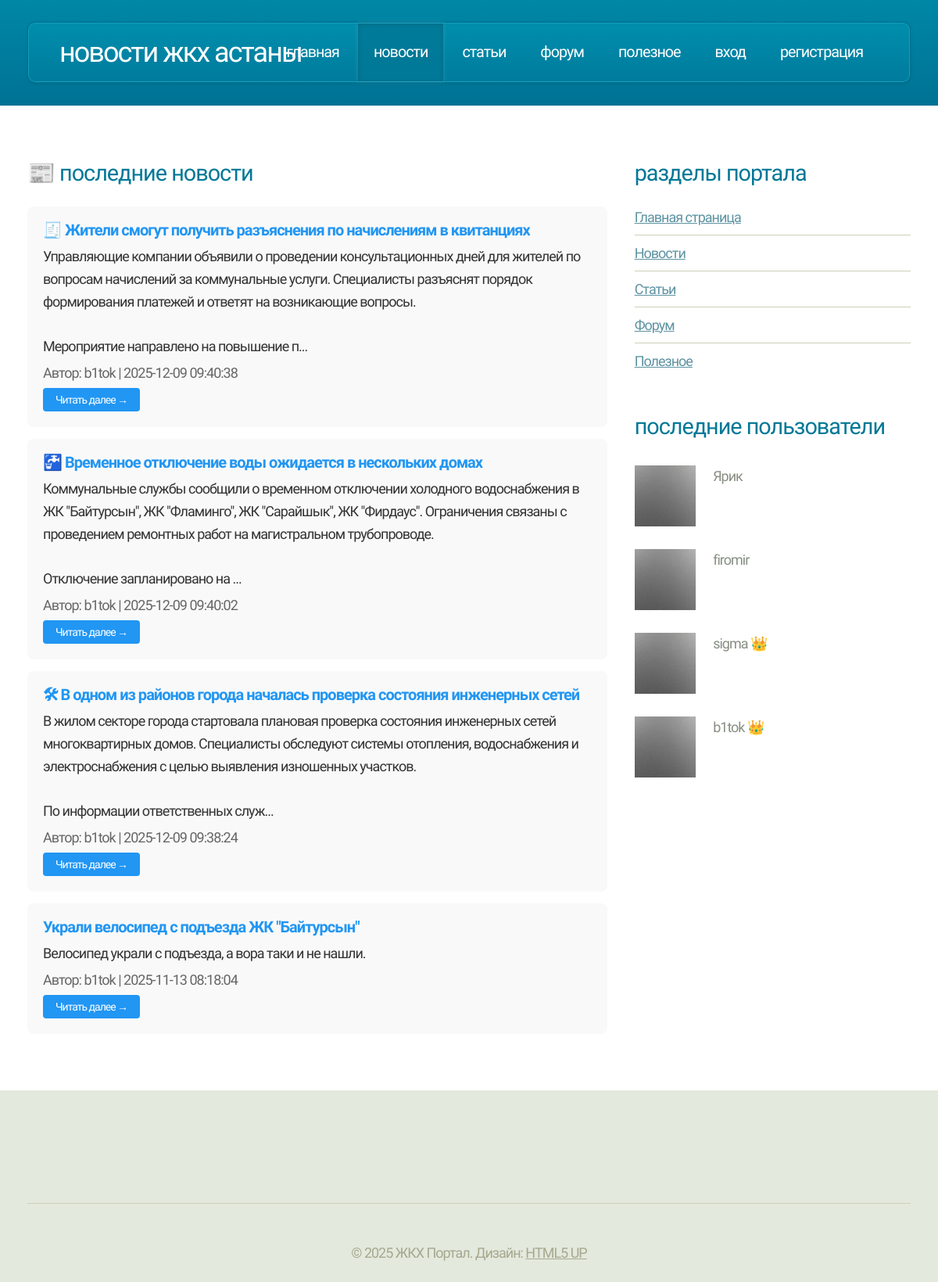
The app's page /twocolumn1.php with its own data.
### tables this page shows
CREATE TABLE `posts` (
  `id` int(11) NOT NULL,
  `title` varchar(255) DEFAULT NULL,
  `content` text DEFAULT NULL,
  `author` varchar(100) DEFAULT NULL,
  `author_id` int(11) DEFAULT NULL,
  `created_at` timestamp NOT NULL DEFAULT current_timestamp(),
  `image` varchar(255) DEFAULT NULL
);

CREATE TABLE `users` (
  `id` int(11) NOT NULL,
  `username` varchar(50) NOT NULL,
  `password` varchar(255) NOT NULL,
  `role` enum('admin','editor','user') DEFAULT 'user',
  `created_at` timestamp NOT NULL DEFAULT current_timestamp()
);

### db.php (called while the page is built, shortened)
<?php
function isLoggedIn() {
    return isset($_SESSION['user']);
}
function escape($str) {
    return htmlspecialchars($str, ENT_QUOTES, 'UTF-8');
}
?>

### twocolumn1.php (the view, shortened to what this page needs)
<?php
include 'db.php';
?>
<!DOCTYPE HTML>
<html>
<head>
    <link rel="stylesheet" href="assets/css/main.css" />
</head>
<body>
    <div id="page-wrapper">
        <div id="header-wrapper">
            <div class="container">
                <div class="row">
                    <div class="col-12">
                        <header id="header">
                            <h1><a href="index.php" id="logo">Новости ЖКХ Астаны</a></h1>
                            <nav id="nav">
                                <a href="index.php">Главная</a>
                                <a href="twocolumn1.php" class="current-page-item">Новости</a>
                                <a href="twocolumn2.php">Статьи</a>
                                <a href="onecolumn.php">Форум</a>
                                <a href="threecolumn.php">Полезное</a>
                                <?php if (isLoggedIn()): ?>
                                    <?php if (isAdmin()): ?>
                                        <a href="admin/index.php" style="color: #ff5722;">Админ</a>
                                    <?php endif; ?>
                                    <a href="logout.php">Выход (<?php echo escape(getCurrentUser()['username']); ?>)</a>
                                <?php else: ?>
                                    <a href="login.php">Вход</a>
                                    <a href="register.php">Регистрация</a>
                                <?php endif; ?>
                            </nav>
                        </header>
                    </div>
                </div>
            </div>
        </div>
        <div id="main">
            <div class="container">
                <div class="row main-row">
                    <div class="col-8 col-12-medium">
                        <section>
                            <h2>📰 Последние новости</h2>
                            <?php
                            $stmt = $conn->prepare("
                                SELECT p.*, u.username as author_name
                                FROM posts p
                                LEFT JOIN users u ON p.author_id = u.id
                                ORDER BY p.created_at DESC
                            ");
                            $stmt->execute();
                            $result = $stmt->get_result();
                            if ($result->num_rows > 0) {
                                while ($row = $result->fetch_assoc()) {
                                    echo "<article class='news-item'>";
                                    echo "<a href='post.php?id={$row['id']}' class='news-title'>" . escape($row['title']) . "</a>";
                                    $excerpt = mb_substr($row['content'], 0, 250);
                                    if (mb_strlen($row['content']) > 250) $excerpt .= '...';
                                    echo "<div class='news-excerpt'>" . nl2br(escape($excerpt)) . "</div>";
                                    $authorName = $row['author_name'] ?? $row['author'] ?? 'Редакция';
                                    echo "<small style='color: #666;'>Автор: " . escape($authorName) . " | " . $row['created_at'] . "</small>";
                                    echo "<br><a href='post.php?id={$row['id']}' class='read-more'>Читать далее →</a>";
                                    echo "</article>";
                                }
                            } else {
                                echo "<p>Пока нет опубликованных новостей.</p>";
                            }
                            ?>
                        </section>
                    </div>
                    <div class="col-4 col-12-medium">
                        <section>
                            <h2>Разделы портала</h2>
                            <ul class="link-list">
                                <li><a href="index.php">Главная страница</a></li>
                                <li><a href="twocolumn1.php">Новости</a></li>
                                <li><a href="twocolumn2.php">Статьи</a></li>
                                <li><a href="onecolumn.php">Форум</a></li>
                                <li><a href="threecolumn.php">Полезное</a></li>
                            </ul>
                        </section>
                        <section>
                            <h2>Последние пользователи</h2>
                            <ul class="small-image-list">
                            <?php
                            $users = $conn->query("SELECT username, role FROM users ORDER BY id DESC LIMIT 5");
                            if ($users) {
                                while ($u = $users->fetch_assoc()) {
                                    $badge = $u['role'] === 'admin' ? ' 👑' : '';
                                    echo "<li><img src='images/pic1.jpg' alt='' class='left'/><p>" . escape($u['username']) . $badge . "</p></li>";
                                }
                            }
                            ?>
                            </ul>
                        </section>
                    </div>
                </div>
            </div>
        </div>
        <div id="footer-wrapper">
            <div class="container">
                <div class="row">
                    <div class="col-12">
                        <div id="copyright">
                            &copy; 2025 ЖКХ Портал. Дизайн: <a href="http://html5up.net">HTML5 UP</a>
                        </div>
                    </div>
                </div>
            </div>
        </div>
    </div>
</body>
</html>

### twocolumn1.php (style rules this page uses)
.news-item { background: #f9f9f9; padding: 20px; margin: 15px 0; border-radius: 8px; transition: transform 0.2s, box-shadow 0.2s; }
.news-title { color: #2196F3; text-decoration: none; font-size: 20px; font-weight: bold; display: block; margin-bottom: 10px; }
.news-excerpt { color: #333; line-height: 1.6; margin: 10px 0; }
.read-more { display: inline-block; margin-top: 10px; padding: 8px 16px; background: #2196F3; color: white; border-radius: 4px; text-decoration: none; font-size: 14px; }

### records on screen
posts: title "🧾 Жители смогут получить разъяснения по начислениям в квитанциях", content "Управляющие компании объявили о проведении консультационных дней для жителей по вопросам начислений за коммунальные услуги. Специалисты разъяснят порядок формирования платежей и ответят на возникающие вопросы. Мероприятие направлено на повышение п...", author.username "b1tok", created_at "2025-12-09 09:40:38"
posts: title "🚰 Временное отключение воды ожидается в нескольких домах", content "Коммунальные службы сообщили о временном отключении холодного водоснабжения в ЖК \"Байтурсын\", ЖК \"Фламинго\", ЖК \"Сарайшык\", ЖК \"Фирдаус\". Ограничения связаны с проведением ремонтных работ на магистральном трубопроводе. Отключение запланировано на ...", author.username "b1tok", created_at "2025-12-09 09:40:02"
posts: title "🛠 В одном из районов города началась проверка состояния инженерных сетей", content "В жилом секторе города стартовала плановая проверка состояния инженерных сетей многоквартирных домов. Специалисты обследуют системы отопления, водоснабжения и электроснабжения с целью выявления изношенных участков. По информации ответственных служ...", author.username "b1tok", created_at "2025-12-09 09:38:24"
posts: title "Украли велосипед с подъезда ЖК \"Байтурсын\"", content "Велосипед украли с подъезда, а вора таки и не нашли.", author.username "b1tok", created_at "2025-11-13 08:18:04"
users: username "Ярик"
users: username "firomir"
users: username "sigma", role "👑"
users: username "b1tok", role "👑"
